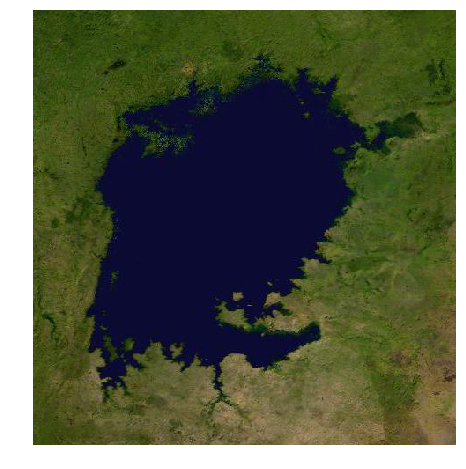
#> input picture Lab06/VictoriaLake.jpg, 466 x 469 px
$ python image-segmentation.py   (older library calls are emulated)
#> lines starting #> are read from the running program, lines starting #| are printed output that depends on the picture; long printed decimals are rounded
# -*- coding: utf-8 -*-

import numpy as np
import matplotlib.pyplot as plt
from PIL import Image
from sklearn.cluster import KMeans

I = Image.open("VictoriaLake.jpg")
#> I is the input picture: PIL image 466x469 RGBA; mean R, G, B, A 87.6, 93.2, 71.8, 214.7

plt.figure(figsize=(8,8))
plt.imshow(I)
plt.axis('off')
plt.show()

I1 = I.convert('L')
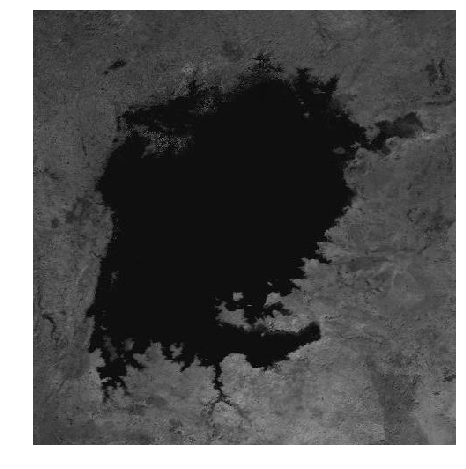
#> I1: PIL image 466x469 L; min 0, max 255, mean 89.1
I2 = np.asarray(I1,dtype=np.float)

plt.figure(figsize=(8,8))
plt.imshow(I2,cmap='gray')
plt.axis('off')
plt.show()

X = I2.reshape((-1, 1))

k_means = KMeans(n_clusters=3)
k_means.fit(X)

centroids = k_means.cluster_centers_
labels = k_means.labels_

I2_compressed = np.choose(labels, centroids)
I2_compressed.shape = I2.shape

plt.figure(figsize=(8,8))
plt.imshow(I2_compressed,cmap='gray')
plt.axis('off')
plt.show()
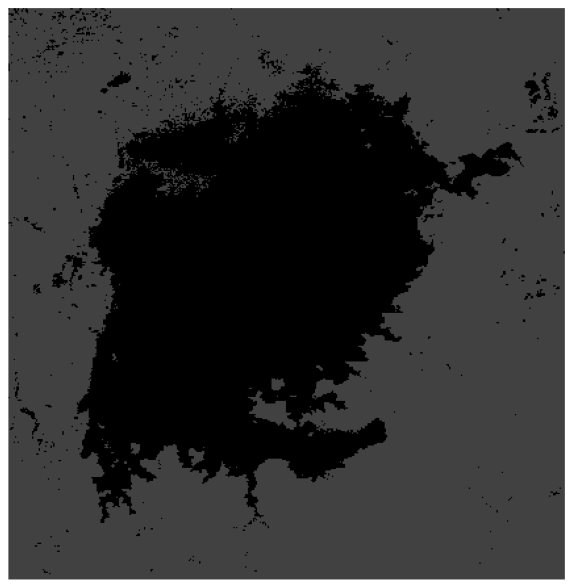
#> figure drawn by matplotlib, 1 panel

I2 = (I2_compressed-np.min(I2_compressed))/(np.max(I2_compressed)-np.min(I2_compressed))*255
I2 = Image.fromarray(I2.astype(np.uint8))
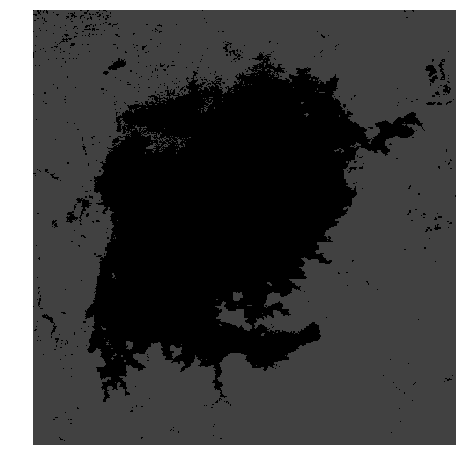
#> I2: PIL image 466x469 L; min 0, max 255, mean 76.1
w, h =I2.size
#> w = 466; h = 469
colors = I2.getcolors(w * h)
#> colors = [(63692, 0), (120313, 65), (34549, 255)]
print (colors)
#| [(63692, 0), (120313, 65), (34549, 255)]

print ('Area = ',  float(210000)*float(colors[0][0])/float(w*h), 'km2')
#| Area =  61199.154 km2

$ run again, with Lab06/holi.jpg copied over Lab06/VictoriaLake.jpg
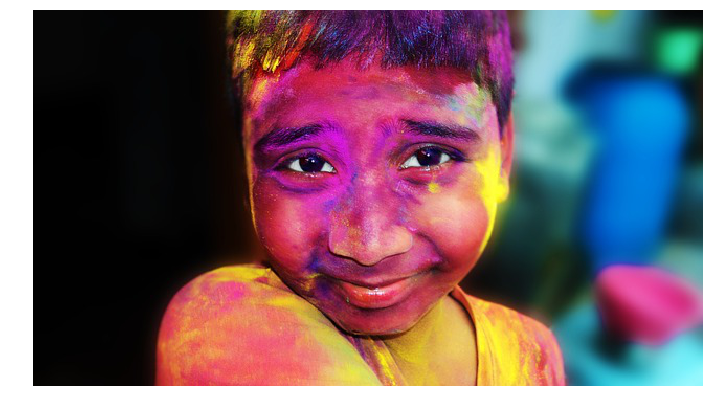
#> input picture Lab06/holi.jpg, 713 x 410 px
#> I is the input picture: PIL image 713x410 RGBA; mean R, G, B, A 118, 95.4, 103.5, 219.8
#> `I1 = I.convert('L')`:
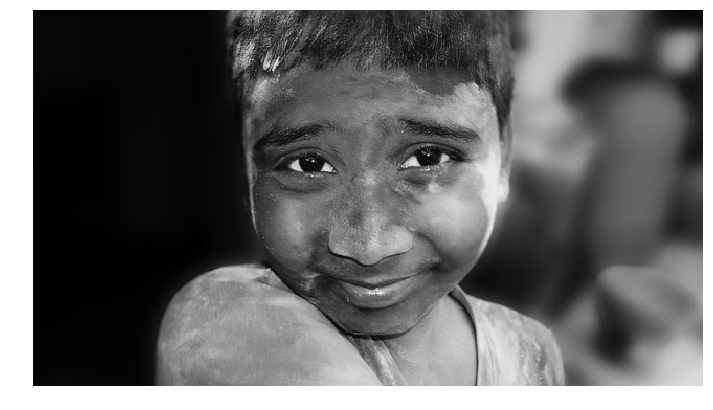
#> I1: PIL image 713x410 L; min 0, max 255, mean 103
#> `I2 = Image.fromarray(I2.astype(np.uint8))`:
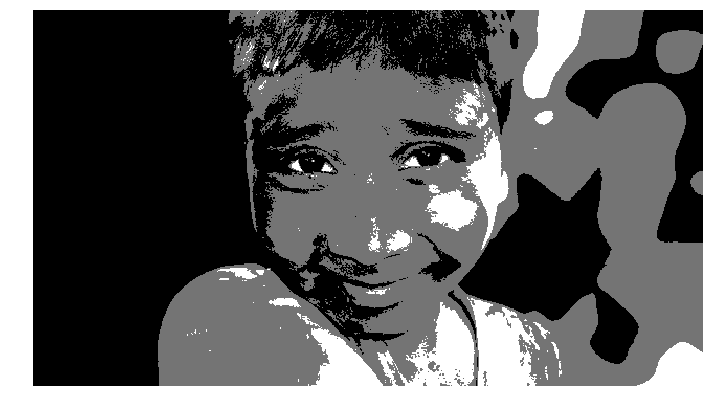
#> I2: PIL image 713x410 L; min 0, max 255, mean 96.3
#> colors = [(122695, 0), (108659, 116), (60976, 255)]
#| [(122695, 0), (108659, 116), (60976, 255)]
#| Area =  88139.945 km2

$ run again, with Lab06/shop.jpg copied over Lab06/VictoriaLake.jpg
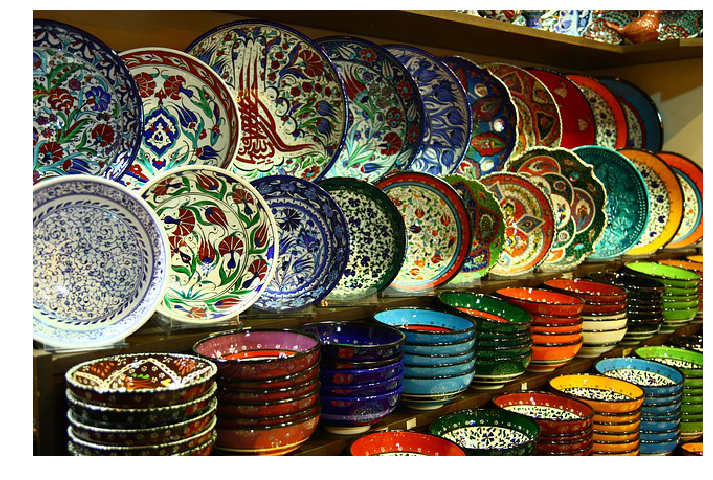
#> input picture Lab06/shop.jpg, 713 x 480 px
#> I is the input picture: PIL image 713x480 RGBA; mean R, G, B, A 118, 109.6, 88.7, 222.6
#> `plt.show()`:
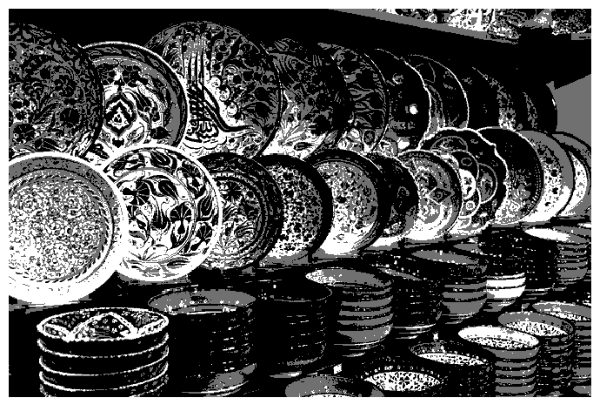
#> figure drawn by matplotlib, 1 panel
#> `I2 = Image.fromarray(I2.astype(np.uint8))`:
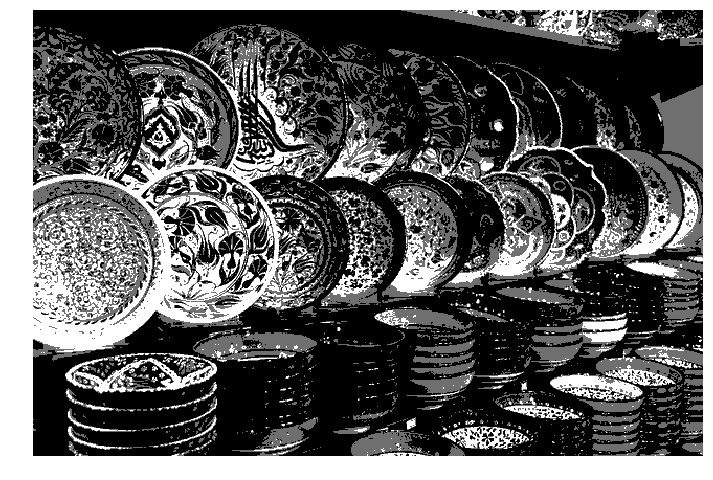
#> I2: PIL image 713x480 L; min 0, max 255, mean 93.9
#> colors = [(168670, 0), (84220, 111), (89350, 255)]
#| [(168670, 0), (84220, 111), (89350, 255)]
#| Area =  103496.669 km2
